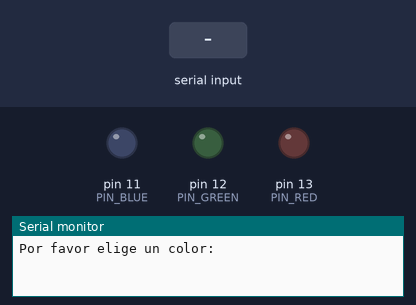
Recording of a sketch running on a simulated Arduino Uno, built with avr-gcc and run on an emulated ATmega328P. Parts: output pins drawn as LEDs (lit = HIGH), the last lines printed to the serial monitor. The inputs (shaded band) are chosen by the test bench.

Above: at 1.2 s.
1.3 s: "rojo" received over Serial
At 3.4 s:
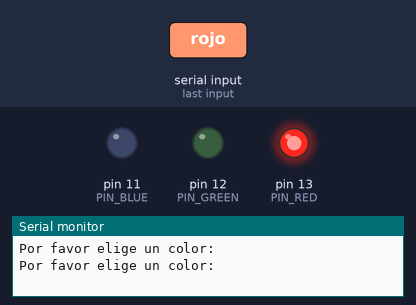
3.8 s: "verde" received over Serial
At 5.3 s:
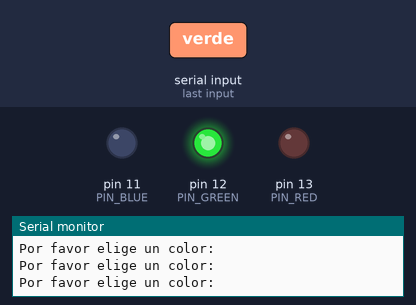
6.3 s: "azul" received over Serial
At 8.4 s:
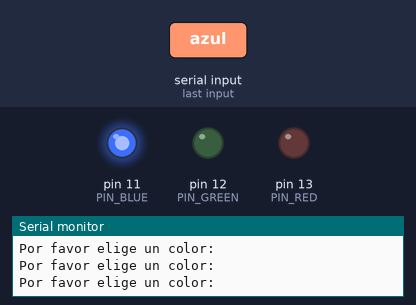
Timing chart, 0 to 9.9 s (numbered marks = the images above; inputs shaded):
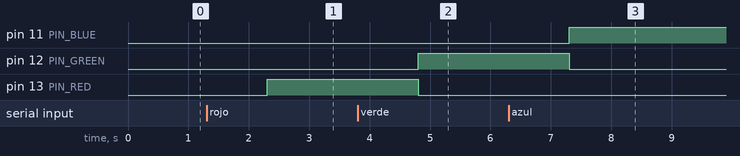

The sketch:

serial_color_select.ino
```cpp
String MSG = "Por favor elige un color: ";
const int PIN_RED = 13;
const int PIN_GREEN = 12;
const int PIN_BLUE = 11;
const int DT = 400;
String color;

void setup() {
  Serial.begin(9600);
  pinMode(PIN_RED, OUTPUT);
  pinMode(PIN_GREEN, OUTPUT);
  pinMode(PIN_BLUE, OUTPUT);
}

void loop() {
  Serial.println(MSG);
  while (Serial.available() == 0) {}

  color = Serial.readString();
  while (Serial.available() > 0) {
    Serial.read();  // descarta el \n, \r o lo que haya quedado
  }

  if (color.equalsIgnoreCase("rojo")) {
    digitalWrite(PIN_RED, HIGH);
    digitalWrite(PIN_GREEN, LOW);
    digitalWrite(PIN_BLUE, LOW);
  }
  else if (color.equalsIgnoreCase("verde")) {
    digitalWrite(PIN_RED, LOW);
    digitalWrite(PIN_GREEN, HIGH);
    digitalWrite(PIN_BLUE, LOW);
  }
  else if (color.equalsIgnoreCase("azul")) {
    digitalWrite(PIN_RED, LOW);
    digitalWrite(PIN_GREEN, LOW);
    digitalWrite(PIN_BLUE, HIGH);
  }
  else {
    Serial.println("Color no válido.");
  }
}
```

Measured:
- after the input at 1.3 s, pin 13 (PIN_RED): LOW → HIGH after 1.0 s
- after the input at 3.8 s, pin 12 (PIN_GREEN): LOW → HIGH after 1.0 s; pin 13 (PIN_RED): HIGH → LOW after 1.0 s
- after the input at 6.3 s, pin 11 (PIN_BLUE): LOW → HIGH after 1.0 s; pin 12 (PIN_GREEN): HIGH → LOW after 1.0 s
